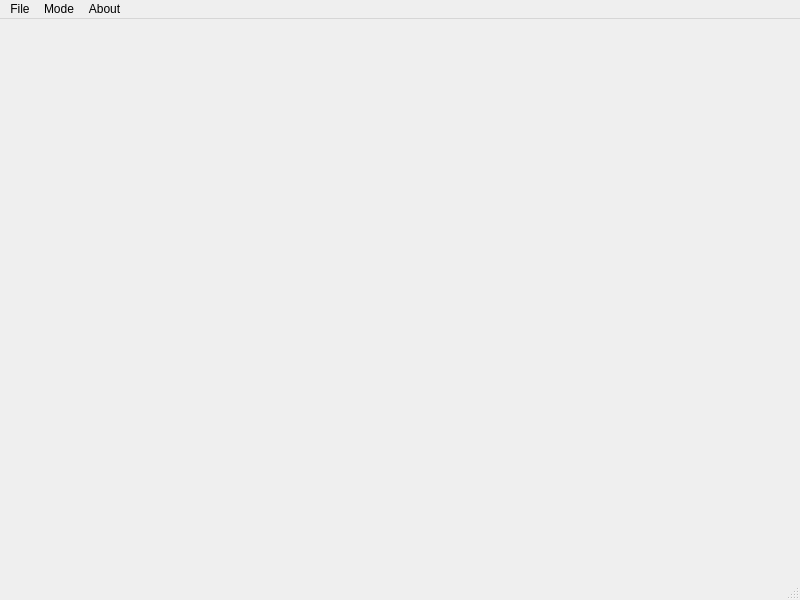
<?xml version="1.0" encoding="UTF-8"?>
<ui version="4.0">
 <class>MainWindow</class>
 <widget class="QMainWindow" name="MainWindow">
  <property name="geometry">
   <rect>
    <x>0</x>
    <y>0</y>
    <width>800</width>
    <height>600</height>
   </rect>
  </property>
  <property name="windowTitle">
   <string>Image Segmentation Tool</string>
  </property>
  <widget class="QWidget" name="centralwidget">
   <layout class="QVBoxLayout" name="verticalLayout">
    <item>
     <widget class="QStackedWidget" name="stackedWidget"/>
    </item>
   </layout>
  </widget>
  <widget class="QMenuBar" name="menubar">
   <property name="geometry">
    <rect>
     <x>0</x>
     <y>0</y>
     <width>800</width>
     <height>22</height>
    </rect>
   </property>
   <widget class="QMenu" name="menuFile">
    <property name="title">
     <string>File</string>
    </property>
    <addaction name="actionRun"/>
    <addaction name="actionNewProject"/>
    <addaction name="actionSelectFile"/>
    <addaction name="actionSaveResult"/>
    <addaction name="actionExit"/>
   </widget>
   <widget class="QMenu" name="menuMode">
    <property name="title">
     <string>Mode</string>
    </property>
    <addaction name="actionSequentialMode"/>
    <addaction name="actionConcurrentMode"/>
   </widget>
   <widget class="QMenu" name="menuAbout">
    <property name="title">
     <string>About</string>
    </property>
    <addaction name="actionWelcomePage"/>
    <addaction name="actionReadReport"/>
   </widget>
   <addaction name="menuFile"/>
   <addaction name="menuMode"/>
   <addaction name="menuAbout"/>
  </widget>
  <widget class="QStatusBar" name="statusbar"/>
  <action name="actionRun">
   <property name="text">
    <string>Run</string>
   </property>
  </action>
  <action name="actionNewProject">
   <property name="text">
    <string>New project</string>
   </property>
  </action>
  <action name="actionSelectFile">
   <property name="text">
    <string>Select File</string>
   </property>
  </action>
  <action name="actionSaveResult">
   <property name="text">
    <string>Save result</string>
   </property>
  </action>
  <action name="actionExit">
   <property name="text">
    <string>Exit</string>
   </property>
  </action>
  <action name="actionSequentialMode">
   <property name="text">
    <string>Sequential</string>
   </property>
  </action>
  <action name="actionConcurrentMode">
   <property name="text">
    <string>Concurrent</string>
   </property>
  </action>
  <action name="actionAbout">
   <property name="text">
    <string>About</string>
   </property>
  </action>
  <action name="actionWelcomePage">
   <property name="text">
    <string>Welcome Page</string>
   </property>
  </action>
  <action name="actionReadReport">
   <property name="text">
    <string>Read report</string>
   </property>
  </action>
 </widget>
 <resources/>
 <connections/>
</ui>
